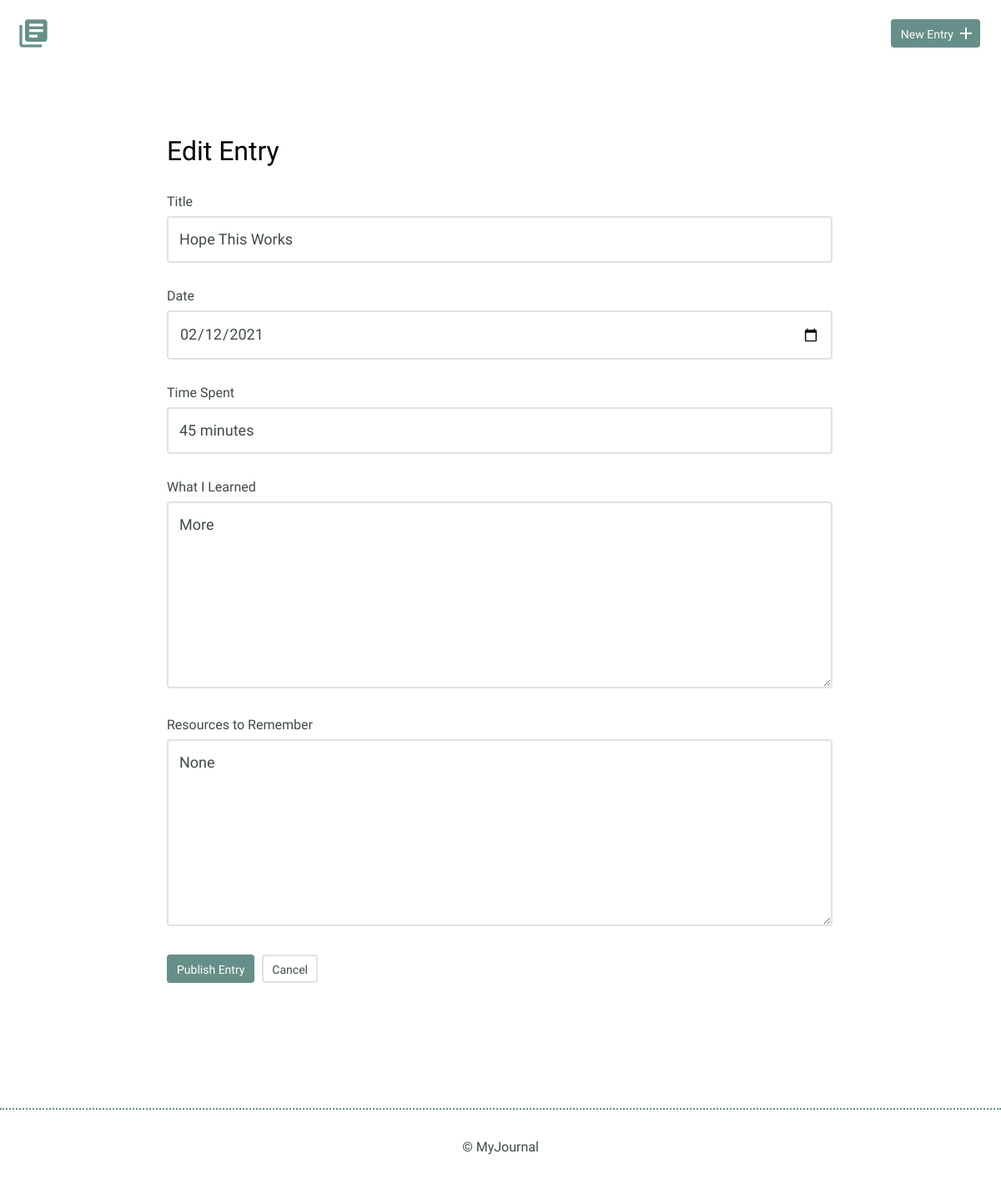
The page /edit.php?id=6 on the database as committed earlier.
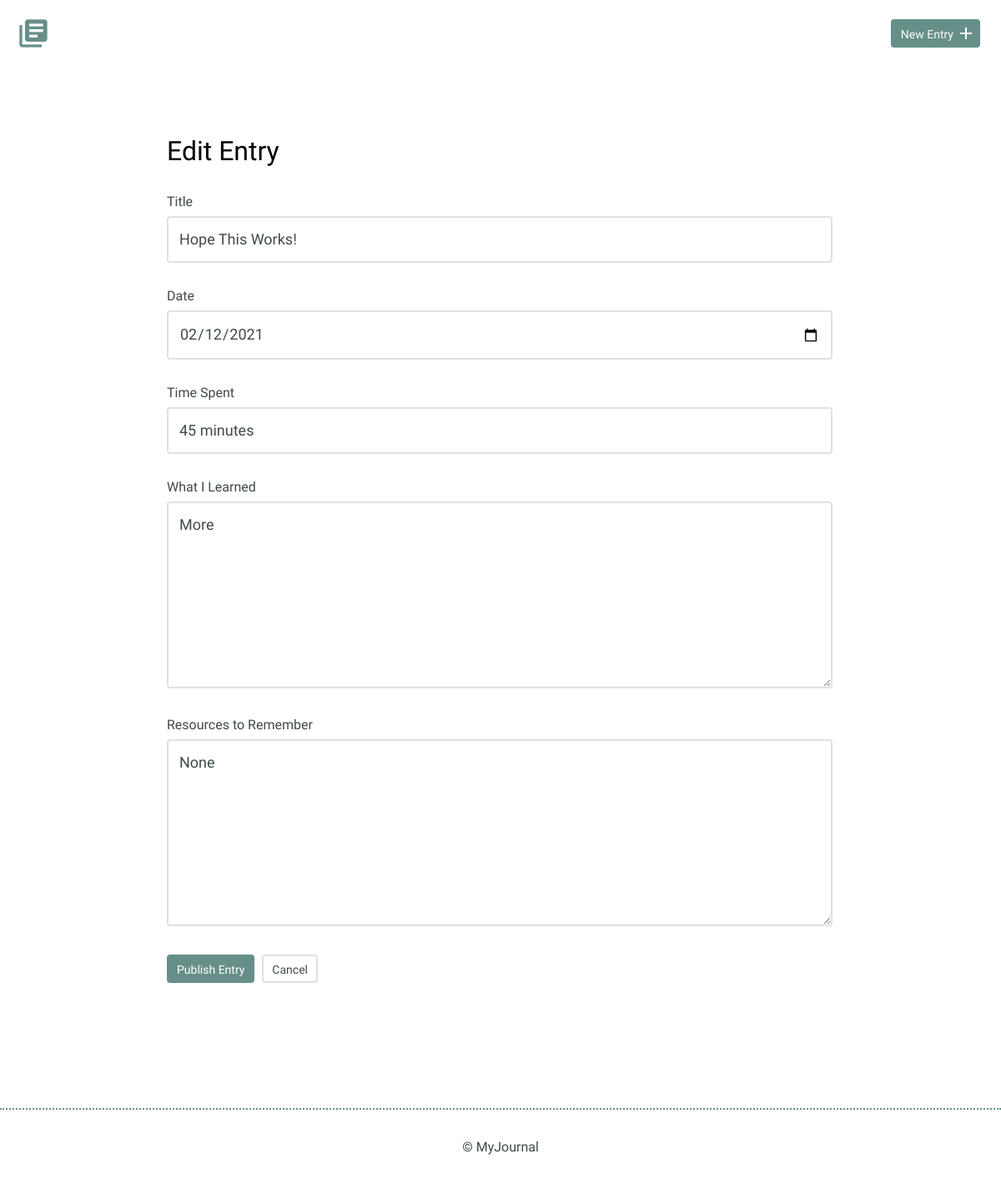
The same page on the database as committed later.
### tables this page shows
CREATE TABLE "entries" (
	`id`	INTEGER,
	`title`	TEXT,
	`date`	TEXT,
	`time_spent`	INTEGER,
	`learned`	BLOB,
	`resources`	BLOB,
	PRIMARY KEY(`id`)
);

### inc/functions.php (called while the page is built, shortened)
<?php
function journal_details($journal_id){
    include ('connection.php');
    $sql = 'SELECT * FROM entries WHERE id = ?';
    try{
        $results = $db->prepare($sql);
        $results->bindValue(1,$journal_id,PDO::PARAM_INT);
        $results->execute();
    } catch(Exception $e){
        echo "Error!: ".$e->getMessage();
        return false;
    }
    return $results->fetch();
}
?>

### edit.php (the view, shortened to what this page needs)
<?php
include('inc/connection.php');
include('inc/header.php');
include('inc/functions.php');
$title = $date = $time_spent = $learned = $resources = '';
if(isset($_GET["id"])){
    $journal_id = filter_input(INPUT_GET, "id", FILTER_SANITIZE_NUMBER_INT);
    list($journal_id, $title, $date, $time_spent, $learned, $resources) = journal_details($journal_id);
}
?>
<!DOCTYPE html>
<html>
    <body>
        <section>
            <div class="container">
                <div class="edit-entry">
                    <h2>Edit Entry</h2>
                    <form method="POST">
                        <label for="title">Title</label>
                        <input id="title" type="text" name="title" value="<?php echo htmlspecialchars($title); ?>" /><br>
                        <label for="date">Date</label>
                        <input id="date" type="date" name="date" value="<?php echo htmlspecialchars($date); ?>" /><br>
                        <label for="time_spent">Time Spent</label>
                        <input id="time_spent" type="text" name="time_spent" value="<?php echo htmlspecialchars($time_spent); ?>" /><br>
                        <label for="learned">What I Learned</label>
                        <textarea id="learned" rows="5" name="learned"><?php echo htmlspecialchars($learned); ?></textarea>
                        <label for="resources">Resources to Remember</label>
                        <textarea id="resources" rows="5" name="resources"><?php echo htmlspecialchars($resources); ?></textarea>
                        <input type="submit" value="Publish Entry" class="button button-primary">
                        <a href="<?php echo 'detail.php?id=' .$journal_id; ?>" class="button button-secondary">Cancel</a>
                    </form>
                </div>
            </div>
        </section>
    </body>
    <?php
      include('inc/footer.php');
      ?>
</html>

Rows that differ between the two databases and show on the page:
changed entries "More": title "Hope This Works" → "Hope This Works!"
